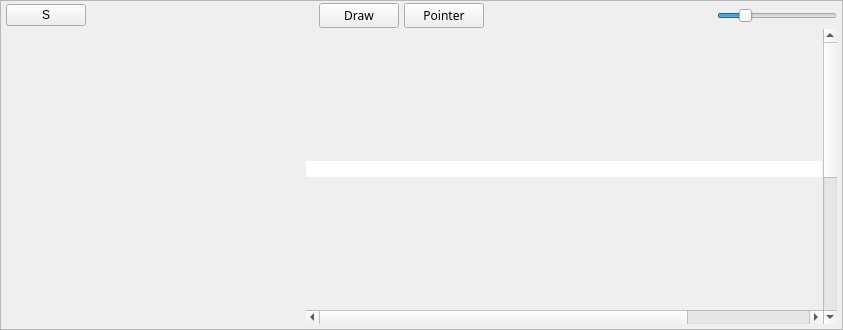
<?xml version="1.0" encoding="UTF-8"?>
<ui version="4.0">
 <class>ArrangeWidget</class>
 <widget class="QWidget" name="ArrangeWidget">
  <property name="geometry">
   <rect>
    <x>0</x>
    <y>0</y>
    <width>843</width>
    <height>330</height>
   </rect>
  </property>
  <property name="sizePolicy">
   <sizepolicy hsizetype="Expanding" vsizetype="Preferred">
    <horstretch>0</horstretch>
    <verstretch>0</verstretch>
   </sizepolicy>
  </property>
  <property name="windowTitle">
   <string>Form</string>
  </property>
  <property name="styleSheet">
   <string notr="true"/>
  </property>
  <layout class="QHBoxLayout" name="horizontalLayout">
   <property name="spacing">
    <number>0</number>
   </property>
   <property name="leftMargin">
    <number>0</number>
   </property>
   <property name="topMargin">
    <number>0</number>
   </property>
   <property name="rightMargin">
    <number>0</number>
   </property>
   <property name="bottomMargin">
    <number>0</number>
   </property>
   <item>
    <widget class="QFrame" name="container">
     <property name="frameShape">
      <enum>QFrame::StyledPanel</enum>
     </property>
     <property name="frameShadow">
      <enum>QFrame::Raised</enum>
     </property>
     <layout class="QVBoxLayout" name="verticalLayout">
      <property name="spacing">
       <number>1</number>
      </property>
      <property name="leftMargin">
       <number>5</number>
      </property>
      <property name="topMargin">
       <number>2</number>
      </property>
      <property name="rightMargin">
       <number>5</number>
      </property>
      <property name="bottomMargin">
       <number>5</number>
      </property>
      <item>
       <layout class="QHBoxLayout" name="horizontalLayout_3">
        <property name="spacing">
         <number>5</number>
        </property>
        <property name="leftMargin">
         <number>0</number>
        </property>
        <property name="topMargin">
         <number>0</number>
        </property>
        <property name="rightMargin">
         <number>0</number>
        </property>
        <item>
         <widget class="QPushButton" name="soloDisableButton">
          <property name="text">
           <string>S</string>
          </property>
         </widget>
        </item>
        <item>
         <spacer name="horizontalSpacer">
          <property name="orientation">
           <enum>Qt::Horizontal</enum>
          </property>
          <property name="sizeHint" stdset="0">
           <size>
            <width>40</width>
            <height>20</height>
           </size>
          </property>
         </spacer>
        </item>
        <item>
         <widget class="QPushButton" name="pushButton_4">
          <property name="font">
           <font>
            <family>SF Display</family>
            <weight>50</weight>
            <bold>false</bold>
           </font>
          </property>
          <property name="text">
           <string>Draw</string>
          </property>
         </widget>
        </item>
        <item>
         <widget class="QPushButton" name="pushButton_3">
          <property name="font">
           <font>
            <family>SF Display</family>
            <weight>50</weight>
            <bold>false</bold>
           </font>
          </property>
          <property name="contextMenuPolicy">
           <enum>Qt::CustomContextMenu</enum>
          </property>
          <property name="text">
           <string>Pointer</string>
          </property>
         </widget>
        </item>
        <item>
         <spacer name="horizontalSpacer_2">
          <property name="orientation">
           <enum>Qt::Horizontal</enum>
          </property>
          <property name="sizeHint" stdset="0">
           <size>
            <width>40</width>
            <height>20</height>
           </size>
          </property>
         </spacer>
        </item>
        <item>
         <widget class="QSlider" name="zoomSlider">
          <property name="sizePolicy">
           <sizepolicy hsizetype="Expanding" vsizetype="Minimum">
            <horstretch>0</horstretch>
            <verstretch>0</verstretch>
           </sizepolicy>
          </property>
          <property name="maximumSize">
           <size>
            <width>120</width>
            <height>15</height>
           </size>
          </property>
          <property name="styleSheet">
           <string notr="true"/>
          </property>
          <property name="minimum">
           <number>50</number>
          </property>
          <property name="maximum">
           <number>300</number>
          </property>
          <property name="value">
           <number>100</number>
          </property>
          <property name="tracking">
           <bool>true</bool>
          </property>
          <property name="orientation">
           <enum>Qt::Horizontal</enum>
          </property>
         </widget>
        </item>
       </layout>
      </item>
      <item>
       <widget class="QFrame" name="arrangeContents">
        <property name="sizePolicy">
         <sizepolicy hsizetype="Preferred" vsizetype="Expanding">
          <horstretch>0</horstretch>
          <verstretch>0</verstretch>
         </sizepolicy>
        </property>
        <property name="frameShape">
         <enum>QFrame::NoFrame</enum>
        </property>
        <property name="frameShadow">
         <enum>QFrame::Plain</enum>
        </property>
        <property name="lineWidth">
         <number>0</number>
        </property>
        <layout class="QHBoxLayout" name="horizontalLayout_4">
         <property name="spacing">
          <number>0</number>
         </property>
         <property name="leftMargin">
          <number>0</number>
         </property>
         <property name="topMargin">
          <number>0</number>
         </property>
         <property name="rightMargin">
          <number>0</number>
         </property>
         <property name="bottomMargin">
          <number>0</number>
         </property>
         <item>
          <widget class="QWidget" name="leftPanel" native="true">
           <property name="sizePolicy">
            <sizepolicy hsizetype="Preferred" vsizetype="Preferred">
             <horstretch>0</horstretch>
             <verstretch>0</verstretch>
            </sizepolicy>
           </property>
           <property name="minimumSize">
            <size>
             <width>300</width>
             <height>0</height>
            </size>
           </property>
           <property name="maximumSize">
            <size>
             <width>300</width>
             <height>16777215</height>
            </size>
           </property>
           <property name="styleSheet">
            <string notr="true"/>
           </property>
           <layout class="QVBoxLayout" name="verticalLayout_5">
            <property name="spacing">
             <number>0</number>
            </property>
            <property name="leftMargin">
             <number>0</number>
            </property>
            <property name="topMargin">
             <number>0</number>
            </property>
            <property name="rightMargin">
             <number>0</number>
            </property>
            <property name="bottomMargin">
             <number>0</number>
            </property>
            <item>
             <widget class="QWidget" name="arrangeCorner" native="true">
              <property name="minimumSize">
               <size>
                <width>0</width>
                <height>15</height>
               </size>
              </property>
              <property name="maximumSize">
               <size>
                <width>16777215</width>
                <height>15</height>
               </size>
              </property>
              <property name="styleSheet">
               <string notr="true"/>
              </property>
             </widget>
            </item>
            <item>
             <widget class="QScrollArea" name="trackControls">
              <property name="sizePolicy">
               <sizepolicy hsizetype="Expanding" vsizetype="Expanding">
                <horstretch>0</horstretch>
                <verstretch>0</verstretch>
               </sizepolicy>
              </property>
              <property name="minimumSize">
               <size>
                <width>99</width>
                <height>15</height>
               </size>
              </property>
              <property name="maximumSize">
               <size>
                <width>16777215</width>
                <height>16777215</height>
               </size>
              </property>
              <property name="styleSheet">
               <string notr="true"/>
              </property>
              <property name="frameShape">
               <enum>QFrame::NoFrame</enum>
              </property>
              <property name="frameShadow">
               <enum>QFrame::Plain</enum>
              </property>
              <property name="lineWidth">
               <number>0</number>
              </property>
              <property name="verticalScrollBarPolicy">
               <enum>Qt::ScrollBarAlwaysOff</enum>
              </property>
              <property name="horizontalScrollBarPolicy">
               <enum>Qt::ScrollBarAlwaysOff</enum>
              </property>
              <property name="widgetResizable">
               <bool>true</bool>
              </property>
              <property name="alignment">
               <set>Qt::AlignLeading|Qt::AlignLeft|Qt::AlignTop</set>
              </property>
              <widget class="QWidget" name="trackControlsContents">
               <property name="geometry">
                <rect>
                 <x>0</x>
                 <y>0</y>
                 <width>300</width>
                 <height>279</height>
                </rect>
               </property>
               <property name="sizePolicy">
                <sizepolicy hsizetype="Expanding" vsizetype="Preferred">
                 <horstretch>9</horstretch>
                 <verstretch>0</verstretch>
                </sizepolicy>
               </property>
               <property name="styleSheet">
                <string notr="true"/>
               </property>
               <layout class="QVBoxLayout" name="verticalLayout_2">
                <property name="spacing">
                 <number>0</number>
                </property>
                <property name="leftMargin">
                 <number>0</number>
                </property>
                <property name="topMargin">
                 <number>0</number>
                </property>
                <property name="rightMargin">
                 <number>0</number>
                </property>
                <property name="bottomMargin">
                 <number>0</number>
                </property>
                <item>
                 <widget class="QWidget" name="widget_2" native="true">
                  <property name="sizePolicy">
                   <sizepolicy hsizetype="Expanding" vsizetype="Expanding">
                    <horstretch>0</horstretch>
                    <verstretch>0</verstretch>
                   </sizepolicy>
                  </property>
                  <property name="minimumSize">
                   <size>
                    <width>0</width>
                    <height>100</height>
                   </size>
                  </property>
                  <property name="styleSheet">
                   <string notr="true"/>
                  </property>
                  <layout class="QVBoxLayout" name="verticalLayout_6"/>
                 </widget>
                </item>
               </layout>
              </widget>
             </widget>
            </item>
           </layout>
          </widget>
         </item>
         <item>
          <layout class="QVBoxLayout" name="verticalLayout_3">
           <property name="spacing">
            <number>0</number>
           </property>
           <property name="leftMargin">
            <number>0</number>
           </property>
           <property name="topMargin">
            <number>0</number>
           </property>
           <property name="rightMargin">
            <number>0</number>
           </property>
           <property name="bottomMargin">
            <number>0</number>
           </property>
           <item>
            <widget class="QWidget" name="timeline" native="true">
             <property name="sizePolicy">
              <sizepolicy hsizetype="Preferred" vsizetype="Preferred">
               <horstretch>0</horstretch>
               <verstretch>0</verstretch>
              </sizepolicy>
             </property>
             <property name="acceptDrops">
              <bool>true</bool>
             </property>
             <property name="styleSheet">
              <string notr="true"/>
             </property>
             <layout class="QVBoxLayout" name="right">
              <property name="spacing">
               <number>0</number>
              </property>
              <property name="leftMargin">
               <number>0</number>
              </property>
              <property name="topMargin">
               <number>0</number>
              </property>
              <property name="rightMargin">
               <number>1</number>
              </property>
              <property name="bottomMargin">
               <number>1</number>
              </property>
              <item>
               <widget class="QGraphicsView" name="ruler">
                <property name="maximumSize">
                 <size>
                  <width>16777215</width>
                  <height>16</height>
                 </size>
                </property>
                <property name="styleSheet">
                 <string notr="true">QGraphicsView {
	
}
</string>
                </property>
                <property name="frameShape">
                 <enum>QFrame::NoFrame</enum>
                </property>
                <property name="frameShadow">
                 <enum>QFrame::Plain</enum>
                </property>
                <property name="lineWidth">
                 <number>0</number>
                </property>
                <property name="verticalScrollBarPolicy">
                 <enum>Qt::ScrollBarAlwaysOff</enum>
                </property>
                <property name="horizontalScrollBarPolicy">
                 <enum>Qt::ScrollBarAlwaysOff</enum>
                </property>
                <property name="alignment">
                 <set>Qt::AlignLeading|Qt::AlignLeft|Qt::AlignTop</set>
                </property>
               </widget>
              </item>
             </layout>
            </widget>
           </item>
           <item>
            <widget class="QScrollBar" name="hScroll">
             <property name="pageStep">
              <number>300</number>
             </property>
             <property name="orientation">
              <enum>Qt::Horizontal</enum>
             </property>
            </widget>
           </item>
          </layout>
         </item>
         <item>
          <widget class="QScrollBar" name="vScroll">
           <property name="pageStep">
            <number>100</number>
           </property>
           <property name="orientation">
            <enum>Qt::Vertical</enum>
           </property>
          </widget>
         </item>
        </layout>
       </widget>
      </item>
     </layout>
    </widget>
   </item>
  </layout>
 </widget>
 <resources/>
 <connections/>
</ui>
